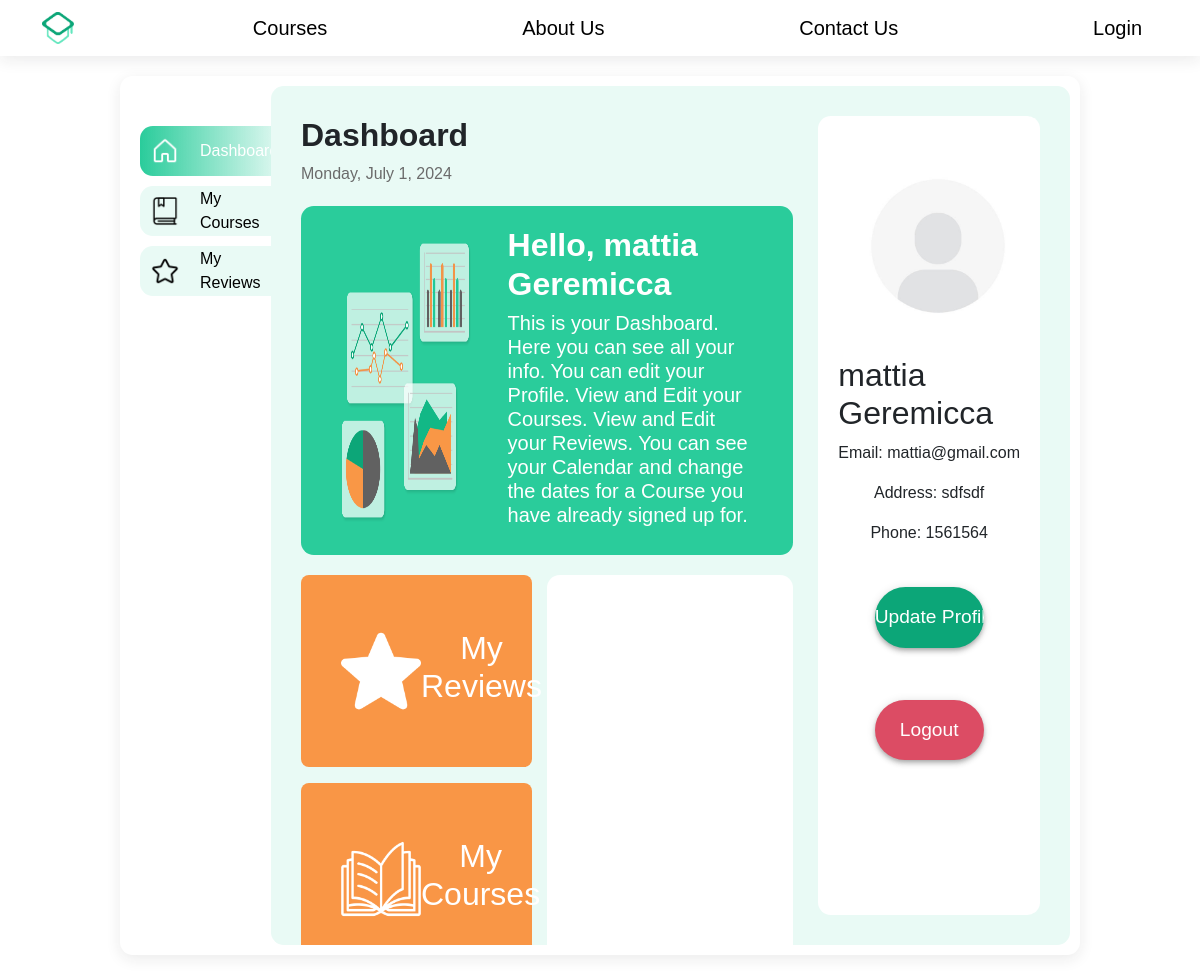
The app's page /User/dashboardUser.php (signed in), older data.
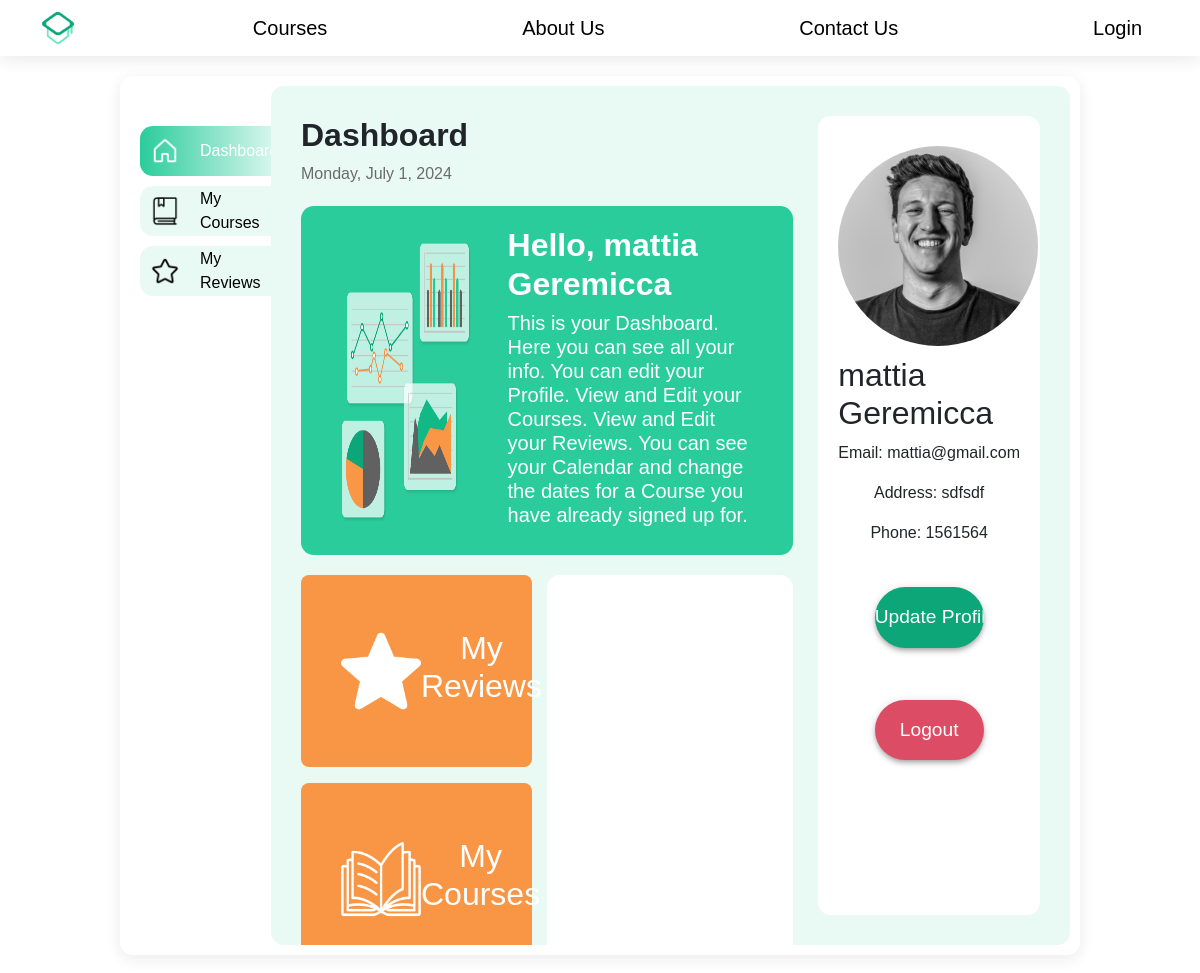
The same page, newer data.
### tables this page shows
CREATE TABLE `users` (
  `id` int(11) NOT NULL,
  `firstName` varchar(50) DEFAULT NULL,
  `secondName` varchar(50) DEFAULT NULL,
  `email` varchar(100) DEFAULT NULL,
  `password` varchar(255) DEFAULT NULL,
  `address` varchar(100) DEFAULT NULL,
  `phoneNumber` varchar(50) DEFAULT NULL,
  `Status` enum('user','admin','trainer') DEFAULT 'user',
  `picture` varchar(255) DEFAULT NULL
);

### User/dashboardUser.php (the view, shortened to what this page needs)
<?php
require_once "../db_connection.php";
require_once "../navbar_session.php";
$userId = $_SESSION['user_id'];
$query = "SELECT * FROM users WHERE id = $userId";
$result = mysqli_query($connection, $query);
$layout = "";
if (!$result) {
    die("Database query failed: " . mysqli_error($connection));
} else {
    $user = mysqli_fetch_assoc($result);
    $layout .= "
        <img class='circle-image' src='../Images/{$user["picture"]}' alt=''>
        <h2>{$user["firstName"]} {$user["secondName"]}</h2>
        <p>Email: {$user["email"]}</p>
        <p>Address: {$user["address"]}</p>
        <p>Phone: {$user["phoneNumber"]}</p>";
}
?>
<!DOCTYPE html>
<html lang="en">
<head>
    <link href="https://cdn.jsdelivr.net/npm/bootstrap@5.3.3/dist/css/bootstrap.min.css" rel="stylesheet">
    <link rel="stylesheet" href="../style/dashboard.css">
</head>
<body>
    <div class="dashboard-container">
        <div class="left-section">
            <a href="dashboardUser.php" class="action action-active" id="dashboardBtn">
                <img class="icon" src="../Images/house-black.png" alt="">
                <div class="title">Dashboard</div>
            </a>
            <a href="mycourses.php" class="action" id="action2Btn">
                <img class="icon" src="../Images/book-black.png" alt="">
                <div class="title">My Courses</div>
            </a>
            <a href="#" class="action" id="action3Btn">
                <img class="icon" src="../Images/star-black.png" alt="">
                <div class="title">My Reviews</div>
            </a>
        </div>
        <div class="center-section" id="centerSection">
            <div class="center-left">
                <h2 class="dashboard-title">Dashboard</h2>
                <div id="current-date"></div>
                <div>
                    <div class="hello">
                        <img class="graphs" src="../Images/graphs.png" alt="">
                        <div class="hello-right">
                            <h2>Hello, <?php echo $user['firstName'] . ' ' . $user['secondName']; ?></h2>
                            <h5>This is your Dashboard. Here you can see all your info. You can edit your Profile. View and Edit your Courses. View and Edit your Reviews. You can see your Calendar and change the dates for a Course you have already signed up for.</h5>
                        </div>
                    </div>
                    <div class="content">
                        <div class="items-left">
                            <div class="box">
                                <img src="../Images/star-full.png" class="icon-big" alt="">
                                <h2 class="text">My Reviews</h2>
                            </div>
                            <div class="box">
                                <img src="../Images/open-book.png" class="icon-big" alt="">
                                <h2 class="text">My Courses</h2>
                            </div>
                        </div>
                        <div class="items-right">
                        </div>
                    </div>
                </div>
            </div>
            <div class="center-right">
                <div class="profile-info">
                    <?= $layout ?>
                    <a class="updateInput" href="updateprofile.php">
                        <input class="updateBtn" type="submit" name="update" value="Update Profile">
                    </a>
                    <a class="logoutInput" href="../login/logout.php">
                        <input class="logout" type="submit" name="logout" value="Logout">
                    </a>
                </div>
            </div>
        </div>
    </div>
</body>
</html>

### navbar_session.php
<nav class="navbar ">
    <div class="container">
        <a href="../index.php">
            <img class="nav-icon" src="../Images/logo.png" alt="">
        </a>
        <a class="navbar-brand" href="../courses.php">
            Courses
        </a>
        <a class="navbar-brand" href="../aboutus.php">
            About Us
        </a>
        <a class="navbar-brand" href="../contactus.php">
            Contact Us
        </a>
        <a class="navbar-brand" href="../login/login.php">
            Login
        </a>
    </div>
</nav>

### style/dashboard.css (style rules this page uses)
* { font-family: "Chillax", sans-serif !important; margin: 0; padding: 0; box-sizing: border-box; }
.nav-icon { width: 2rem; }
.navbar { box-shadow: rgba(30, 30, 34, 0.089) 0px 4px 15px 0px; }
.dashboard-container { display: flex; justify-content: space-between; width: 80%; height: 90%; margin: 20px auto; padding: 10px; border-radius: 0.8rem; box-shadow: rgba(30, 30, 34, 0.089) 0px 4px 15px 0px; }
.left-section { display: flex; flex-direction: column; gap: 10px; background-color: #fff; padding: 40px 0px 40px 10px; width: 15%; }
.center-section { display: flex; justify-content: space-between; background-color: #0dca9217; width: 85%; border-radius: 0.8rem; padding: 30px; gap: 5px; overflow-x: hidden; overflow-y: auto; white-space: normal; }
.center-left { height: 100%; width: 70%; }
.center-right { background-color: white; height: 100%; border-radius: 0.8rem; margin-left: 20px; width: 30%; }
.circle-image { margin: 10px auto; width: 200px; height: 200px; object-fit: cover; border-radius: 50%; }
.dashboard-title { font-weight: 600; }
#current-date { color: rgb(107, 107, 107); }
.hello { display: flex; justify-content: space-around; padding: 20px; width: 100%; background-color: #2acc9b; color: white; margin: 20px auto; border-radius: 0.8rem; }
.hello-right { display: flex; flex-direction: column; justify-content: center; width: 55%; }
.hello-right h2 { font-weight: 600; }
.hello-right h5 { font-weight: 400; }
.graphs { width: 30%; }
.content { height: 50%; width: 100%; display: flex; justify-content: space-between; }
.items-left { display: flex; flex-direction: column; justify-content: space-between; width: 47%; }
.box { height: 48%; display: flex; align-items: center; justify-content: space-between; background-color: #f99646; padding: 20px; border-radius: 8px; color: white; }
.icon { margin-right: 10px; }
.text { flex: 1; text-align: center; }
.items-right { width: 50%; height: 100%; background-color: white; border-radius: 0.8rem; }
.action { display: flex; align-items: center; gap: 10px; height: 50px; padding-left: 10px; text-decoration: none; color: black; background-color: #0dca9217; border-top-left-radius: 0.8rem; border-bottom-left-radius: 0.8rem; }
.action-active { display: flex; align-items: center; gap: 10px; background-image: linear-gradient(to right, #2acc9b, #0dca9217); border-top-left-radius: 0.8rem; border-bottom-left-radius: 0.8rem; font-weight: 500; color: white; }
.action-active img { filter: brightness(0) invert(1); }
.icon { width: 30px; height: 30px; display: flex; justify-content: center; align-items: center; }
.icon-big { margin-left: 20px; width: 80px; height: 80px; display: flex; justify-content: center; align-items: center; }
.title { flex: 1; }
.profile-info { padding: 20px; display: flex; flex-direction: column; align-items: center; }
.updateInput { width: 60%; text-decoration: none; }
.updateBtn { display: flex; justify-content: space-around; box-shadow: 0 4px 5px 0 rgba(0, 0, 0, 0.14), 0 1px 10px 0 rgba(0, 0, 0, 0.12), 0 2px 4px -1px rgba(0, 0, 0, 0.2); color: #ffff; background-color: #0ca678; font-size: 1.2rem; border-radius: 100px; padding: 16px 0px; width: 100%; border: 0; margin: 26px 0; outline: none; cursor: pointer; transition: all 200ms ease-in; }
.logoutInput { width: 60%; text-decoration: none; }
.logout { display: flex; justify-content: space-around; box-shadow: 0 4px 5px 0 rgba(0, 0, 0, 0.14), 0 1px 10px 0 rgba(0, 0, 0, 0.12), 0 2px 4px -1px rgba(0, 0, 0, 0.2); color: #ffff; background-color: #dc4c64; font-size: 1.2rem; border-radius: 100px; padding: 16px 0px; width: 100%; border: 0; margin: 26px 0; outline: none; cursor: pointer; transition: all 200ms ease-in; }

Row changes from the older to the newer data that the page shows:
changed users "mattia": picture: picture added in place of a placeholder
